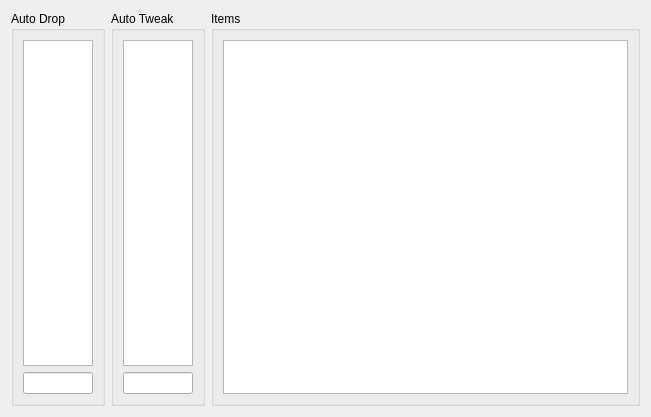
<?xml version="1.0" encoding="UTF-8"?>
<ui version="4.0">
 <class>ItemForm</class>
 <widget class="QWidget" name="ItemForm">
  <property name="geometry">
   <rect>
    <x>0</x>
    <y>0</y>
    <width>651</width>
    <height>417</height>
   </rect>
  </property>
  <property name="windowTitle">
   <string>Form</string>
  </property>
  <layout class="QHBoxLayout" name="horizontalLayout" stretch="1,1,5">
   <item>
    <widget class="QGroupBox" name="groupBox_Drop">
     <property name="sizePolicy">
      <sizepolicy hsizetype="Preferred" vsizetype="Preferred">
       <horstretch>0</horstretch>
       <verstretch>0</verstretch>
      </sizepolicy>
     </property>
     <property name="maximumSize">
      <size>
       <width>16777215</width>
       <height>16777215</height>
      </size>
     </property>
     <property name="title">
      <string>Auto Drop</string>
     </property>
     <layout class="QVBoxLayout" name="verticalLayout_2">
      <item>
       <widget class="MyListView" name="listView_drop">
        <property name="sizePolicy">
         <sizepolicy hsizetype="Preferred" vsizetype="Expanding">
          <horstretch>0</horstretch>
          <verstretch>0</verstretch>
         </sizepolicy>
        </property>
        <property name="minimumSize">
         <size>
          <width>0</width>
          <height>0</height>
         </size>
        </property>
        <property name="maximumSize">
         <size>
          <width>16777215</width>
          <height>16777215</height>
         </size>
        </property>
       </widget>
      </item>
      <item>
       <widget class="QLineEdit" name="lineEdit_drop">
        <property name="sizePolicy">
         <sizepolicy hsizetype="Preferred" vsizetype="Fixed">
          <horstretch>0</horstretch>
          <verstretch>0</verstretch>
         </sizepolicy>
        </property>
       </widget>
      </item>
     </layout>
    </widget>
   </item>
   <item>
    <widget class="QGroupBox" name="groupBox_Tweak">
     <property name="title">
      <string>Auto Tweak</string>
     </property>
     <layout class="QVBoxLayout" name="verticalLayout_3">
      <item>
       <widget class="MyListView" name="listView_tweak">
        <property name="sizePolicy">
         <sizepolicy hsizetype="Preferred" vsizetype="Expanding">
          <horstretch>0</horstretch>
          <verstretch>0</verstretch>
         </sizepolicy>
        </property>
        <property name="minimumSize">
         <size>
          <width>0</width>
          <height>0</height>
         </size>
        </property>
        <property name="maximumSize">
         <size>
          <width>16777215</width>
          <height>16777215</height>
         </size>
        </property>
       </widget>
      </item>
      <item>
       <widget class="QLineEdit" name="lineEdit_tweak">
        <property name="sizePolicy">
         <sizepolicy hsizetype="Preferred" vsizetype="Fixed">
          <horstretch>0</horstretch>
          <verstretch>0</verstretch>
         </sizepolicy>
        </property>
       </widget>
      </item>
     </layout>
    </widget>
   </item>
   <item>
    <widget class="QGroupBox" name="groupBox_2">
     <property name="title">
      <string>Items</string>
     </property>
     <layout class="QVBoxLayout" name="verticalLayout">
      <item>
       <widget class="QTableView" name="tableView">
        <property name="sizePolicy">
         <sizepolicy hsizetype="Expanding" vsizetype="Expanding">
          <horstretch>0</horstretch>
          <verstretch>0</verstretch>
         </sizepolicy>
        </property>
        <property name="contextMenuPolicy">
         <enum>Qt::CustomContextMenu</enum>
        </property>
        <property name="verticalScrollBarPolicy">
         <enum>Qt::ScrollBarAsNeeded</enum>
        </property>
        <property name="horizontalScrollBarPolicy">
         <enum>Qt::ScrollBarAlwaysOff</enum>
        </property>
        <property name="sizeAdjustPolicy">
         <enum>QAbstractScrollArea::AdjustToContents</enum>
        </property>
        <property name="alternatingRowColors">
         <bool>false</bool>
        </property>
        <property name="selectionMode">
         <enum>QAbstractItemView::SingleSelection</enum>
        </property>
        <property name="verticalScrollMode">
         <enum>QAbstractItemView::ScrollPerPixel</enum>
        </property>
        <property name="horizontalScrollMode">
         <enum>QAbstractItemView::ScrollPerPixel</enum>
        </property>
        <property name="showGrid">
         <bool>true</bool>
        </property>
       </widget>
      </item>
     </layout>
    </widget>
   </item>
  </layout>
 </widget>
 <customwidgets>
  <customwidget>
   <class>MyListView</class>
   <extends>QListView</extends>
   <header>mylistview.h</header>
  </customwidget>
 </customwidgets>
 <resources/>
 <connections/>
</ui>
